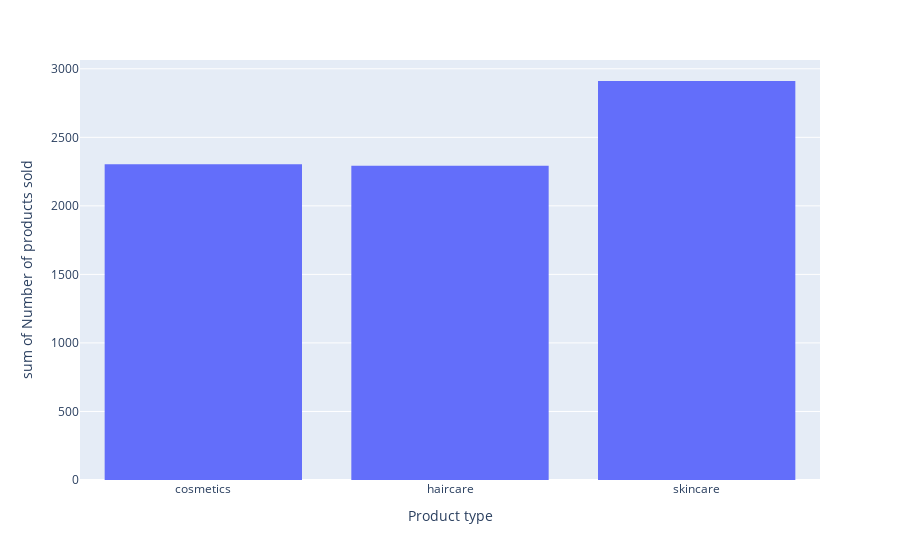

The notebook cell saved with this chart:
### Code cell
fig = px.histogram(gender_based_sales.get_group('Male'),x="Product type",y="Number of products sold")
fig.show()

### Figure 1 — Plotly figure (JSON) as saved in the notebook; plotly's stock layout.template omitted (floating-point values rounded to 4 significant figures)
{"data": [{"alignmentgroup": "True", "bingroup": "x", "histfunc": "sum", "hovertemplate": "Product type=%{x}<br>sum of Number of products sold=%{y}<extra></extra>", "legendgroup": "", "marker": {"color": "#636efa", "pattern": {"shape": ""}}, "name": "", "offsetgroup": "", "orientation": "v", "showlegend": false, "type": "histogram", "x": ["cosmetics", "haircare", "skincare"], "xaxis": "x", "y": [2304, 2292, 2911], "yaxis": "y"}], "layout": {"barmode": "relative", "legend": {"tracegroupgap": 0}, "margin": {"t": 60}, "xaxis": {"anchor": "y", "domain": [0, 1], "title": {"text": "Product type"}}, "yaxis": {"anchor": "x", "domain": [0, 1], "title": {"text": "sum of Number of products sold"}}}}
